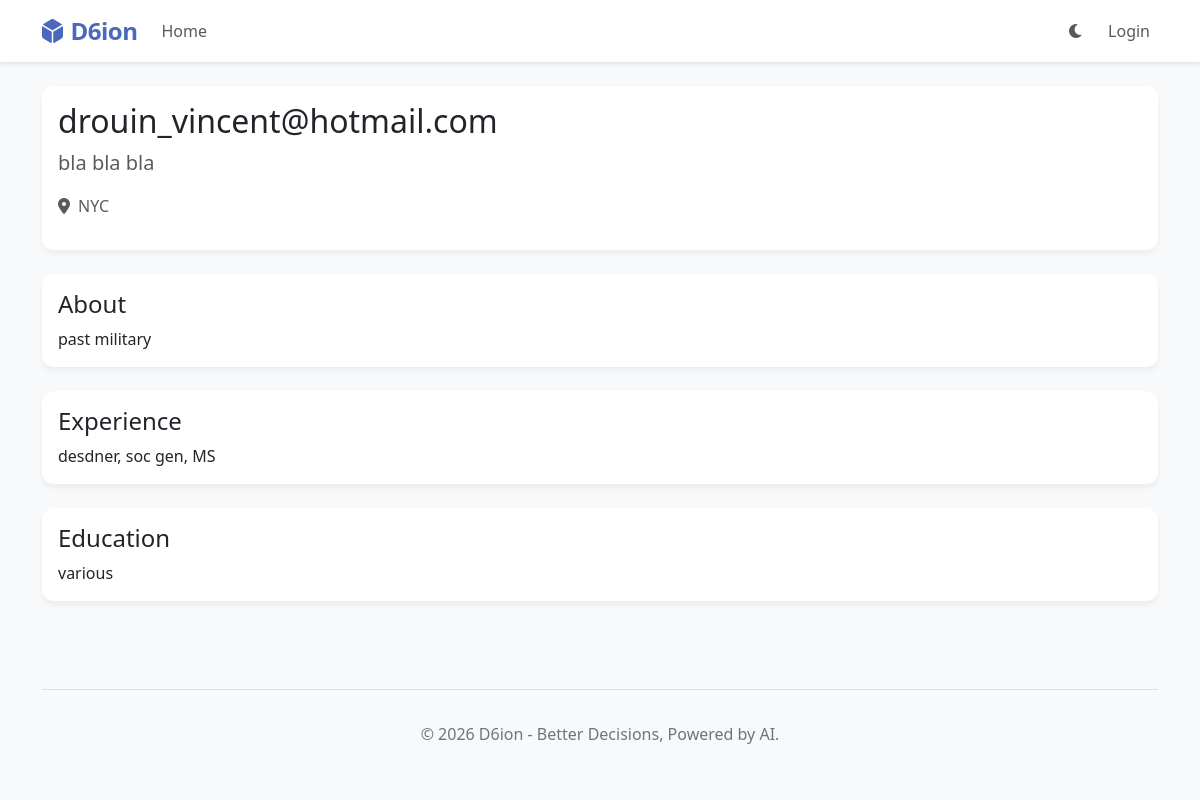
Screenshot of /user/drouin_vincent@hotmail.com with the database file from the repository.
### app/models.py (models this page shows, shortened)
class User(UserMixin, db.Model):
    id = db.Column(db.Integer, primary_key=True)
    username = db.Column(db.String(64), index=True, unique=True)
    email = db.Column(db.String(120), index=True, unique=True)
    password_hash = db.Column(db.String(128))
    is_admin = db.Column(db.Boolean, default=False)
    headline = db.Column(db.String(140))
    about = db.Column(db.Text)
    location = db.Column(db.String(64))
    experience = db.Column(db.Text)
    education = db.Column(db.Text)
    skills = db.Column(db.String(255))
    decisions = db.relationship('Decision', backref='owner', lazy='dynamic')

### app/routes.py (the view)
@bp.route('/user/<username>')
def user(username):
    user = User.query.filter_by(username=username).first_or_404()
    return render_template('user.html', user=user)

### app/templates/user.html (shortened to what this page needs)
{% extends "base.html" %}
{% block content %}
<div class="row">
    <div class="col-md-12">
        <div class="card mb-4">
            <div class="card-body">
                <div class="d-flex justify-content-between align-items-start">
                    <div>
                        <h2 class="card-title">{{ user.username }}</h2>
                        {% if user.headline %}
                        <p class="lead text-muted">{{ user.headline }}</p>
                        {% endif %}
                        {% if user.location %}
                        <p class="text-muted"><i class="fas fa-map-marker-alt me-2"></i>{{ user.location }}</p>
                        {% endif %}
                    </div>
                </div>
            </div>
        </div>
        {% if user.about %}
        <div class="card mb-4">
            <div class="card-body">
                <h4 class="card-title">About</h4>
                <p class="card-text">{{ user.about }}</p>
            </div>
        </div>
        {% endif %}
        {% if user.experience %}
        <div class="card mb-4">
            <div class="card-body">
                <h4 class="card-title">Experience</h4>
                <p class="card-text" style="white-space: pre-wrap;">{{ user.experience }}</p>
            </div>
        </div>
        {% endif %}
        {% if user.education %}
        <div class="card mb-4">
            <div class="card-body">
                <h4 class="card-title">Education</h4>
                <p class="card-text" style="white-space: pre-wrap;">{{ user.education }}</p>
            </div>
        </div>
        {% endif %}
    </div>
</div>
{% endblock %}

### app/templates/base.html (shortened to what this page needs)
<!doctype html>
<html lang="en">
    <head>
        <link href="https://cdn.jsdelivr.net/npm/bootstrap@5.3.0/dist/css/bootstrap.min.css" rel="stylesheet">
        <link rel="stylesheet" href="https://cdnjs.cloudflare.com/ajax/libs/font-awesome/6.0.0/css/all.min.css">
        <link href="https://cdn.jsdelivr.net/npm/quill@2.0.2/dist/quill.snow.css" rel="stylesheet">
        <link rel="stylesheet" href="{{ url_for('static', filename='css/style.css') }}">
    </head>
    <body data-bs-theme="light">
        <nav class="navbar navbar-expand-lg mb-4">
            <div class="container">
                <a class="navbar-brand" href="{{ url_for('main.index') }}">
                    <i class="fas fa-dice-d6 me-2"></i>D6ion
                </a>
                <div class="collapse navbar-collapse" id="navbarNav">
                    <ul class="navbar-nav me-auto">
                        <li class="nav-item">
                            <a class="nav-link" href="{{ url_for('main.index') }}">Home</a>
                        </li>
                    </ul>
                    <ul class="navbar-nav align-items-center">
                        <li class="nav-item me-3">
                            <button class="btn btn-link nav-link px-0 text-decoration-none" id="theme-toggle" onclick="toggleTheme()" title="Toggle Dark/Light Mode">
                                <i class="fas fa-moon" id="theme-icon"></i>
                            </button>
                        </li>
                        {% if current_user.is_anonymous %}
                        <li class="nav-item">
                            <a class="nav-link" href="{{ url_for('auth.login') }}">Login</a>
                        </li>
                        {% endif %}
                    </ul>
                </div>
            </div>
        </nav>
        <div class="container">
            {% block content %}{% endblock %}
            <footer class="footer text-center">
                <p>&copy; 2026 D6ion - Better Decisions, Powered by AI.</p>
            </footer>
        </div>
    </body>
</html>

### app/static/css/style.css (style rules this page uses)
:root { --primary-color: #4a69bd; --secondary-color: #1e3799; --accent-color: #f6b93b; --background-color: #f8f9fa; --text-color: #2f3542; }
body { background-color: var(--background-color); color: var(--text-color); font-family: 'Segoe UI', Tahoma, Geneva, Verdana, sans-serif; }
.navbar { box-shadow: 0 2px 4px rgba(0,0,0,.1); }
[data-bs-theme="light"] .navbar { background-color: #ffffff !important; }
.navbar-brand { font-weight: 700; color: var(--primary-color) !important; font-size: 1.5rem; letter-spacing: -0.5px; }
.btn { border-radius: 8px; font-weight: 600; padding: 0.6rem 1.2rem; }
.card { border: none; border-radius: 12px; box-shadow: 0 4px 6px rgba(0,0,0,.05); transition: transform 0.2s; }
.footer { padding: 2rem 0; margin-top: 4rem; border-top: 1px solid #dee2e6; color: #6c757d; }

### rows the page displays
User: username "drouin_vincent@hotmail.com", headline "bla bla bla", location "NYC", about "past military", experience "desdner, soc gen, MS", education "various"
